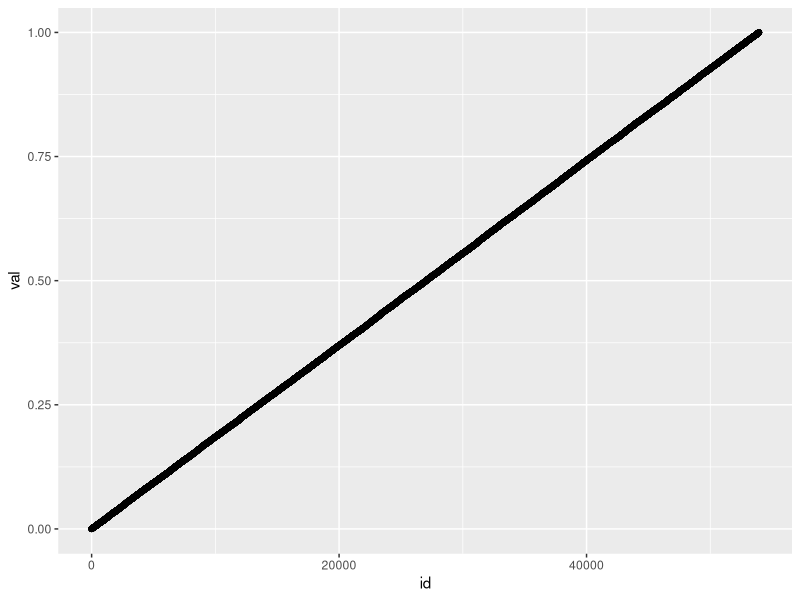
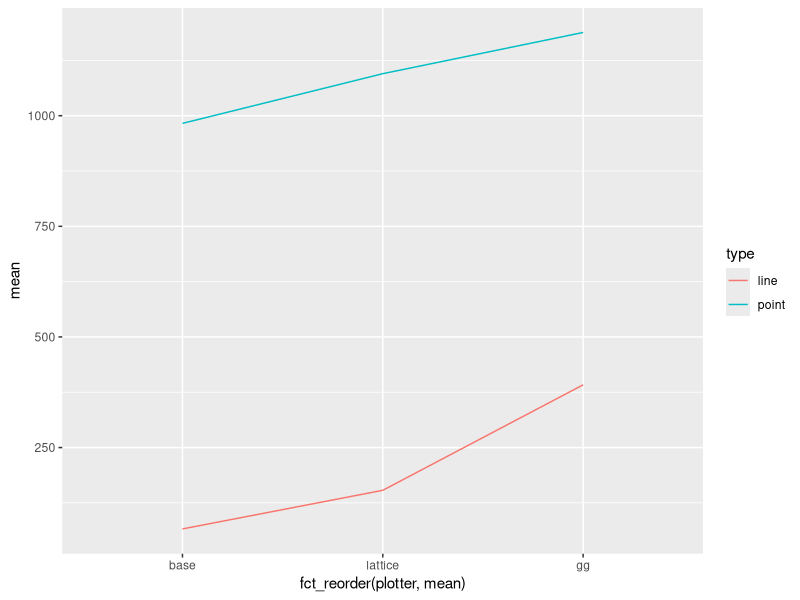
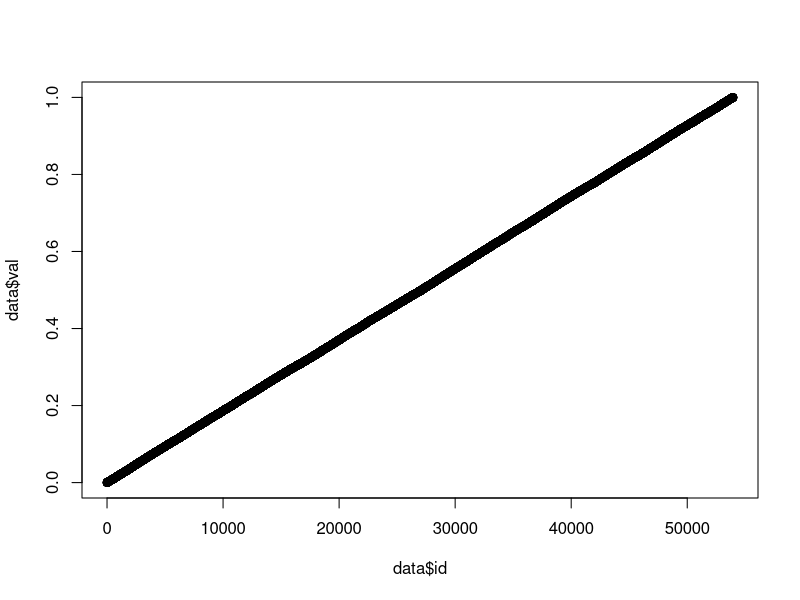
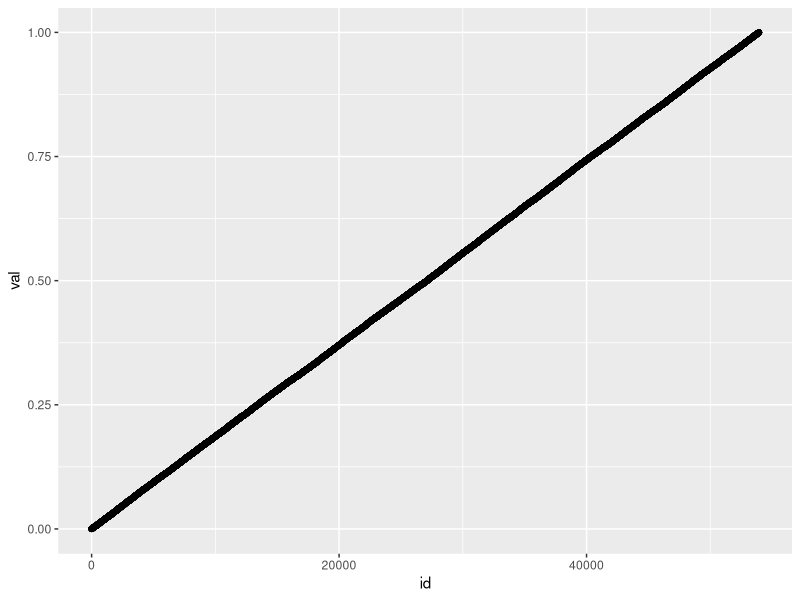
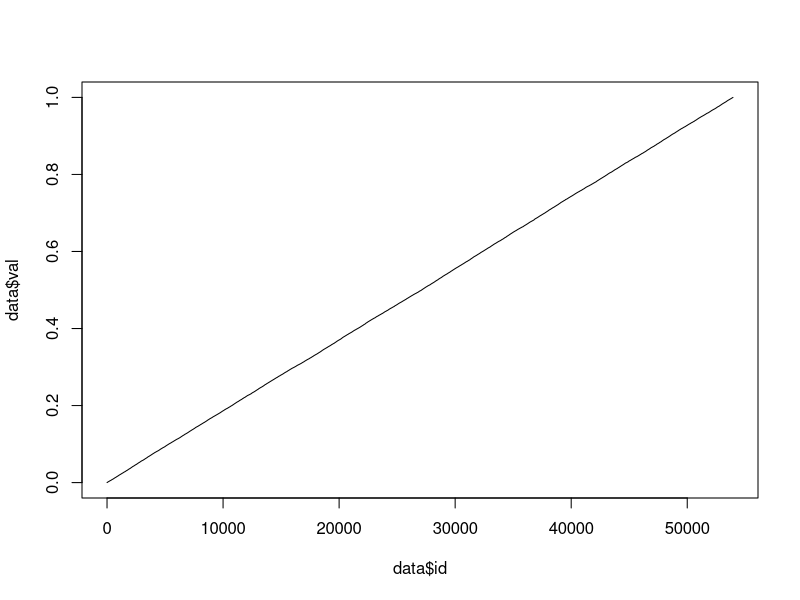
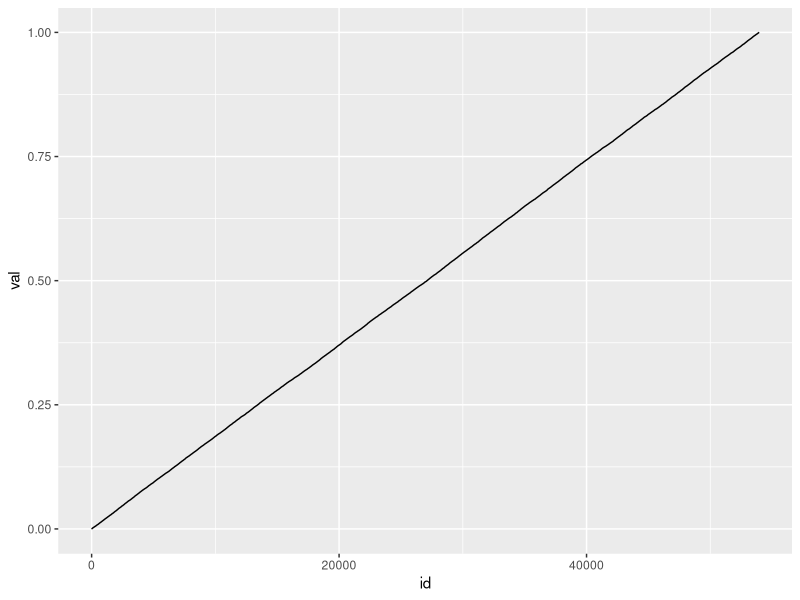
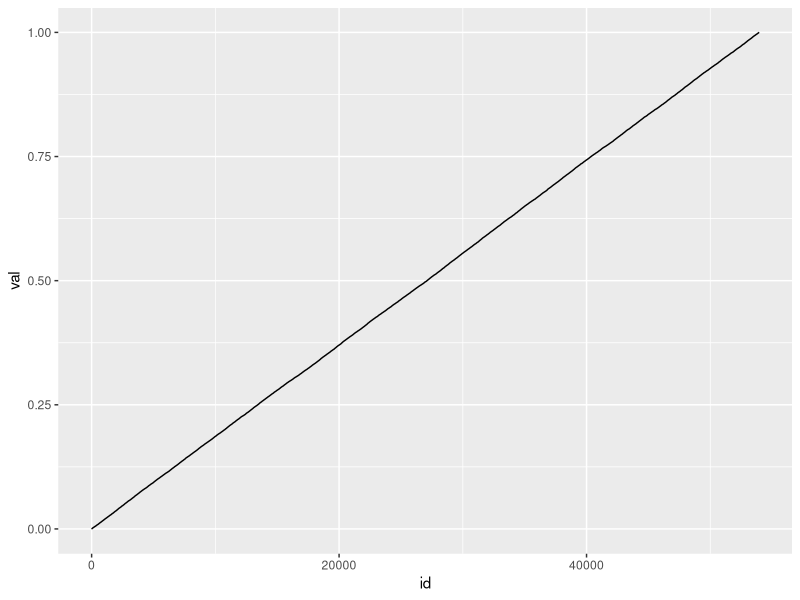
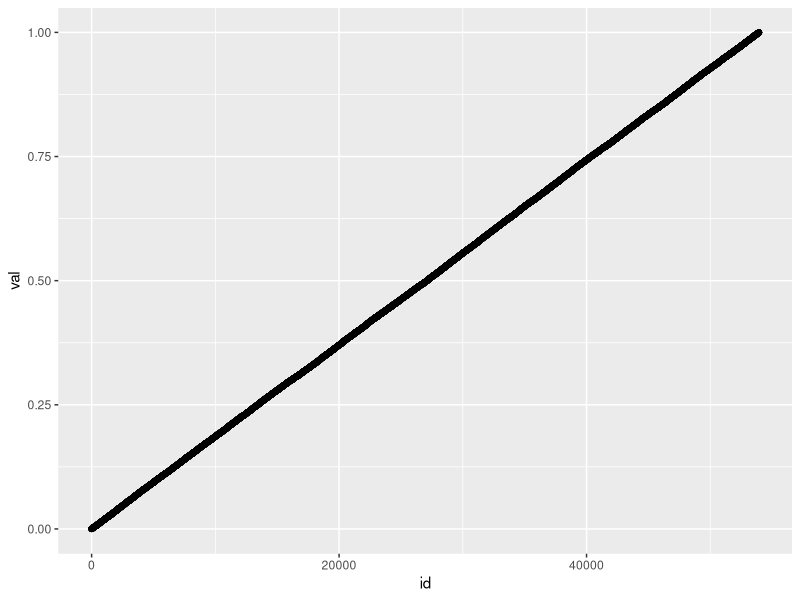

Recreate these plots in R, in order. (Note: this script raises an error after producing the figures.)
## ---- chunk 1
knitr::opts_chunk$set(echo = TRUE)
## ---- chunk 2
library(tidyr)
library(forcats)

library(ggplot2)
library(lattice)
library(grid) 
library(microbenchmark)
## ---- chunk 3
line_point_bencher <- function(data, times = 5) {
  microbenchmark(
    gg_point = {
      png()
      p <- ggplot(data, aes(x = id, y = val)) + geom_point()
      print(p)
      dev.off()
    },
    gg_line = {
      png()
      p <- ggplot(data, aes(x = id, y = val)) + geom_path()
      print(p)
      dev.off()
    },
    base_point = {
      png()
      plot(data$id, data$val)
      dev.off()
    },
    base_line = {
      png()
      plot(data$id, data$val, type = 'l')
      dev.off()
    },
    lattice_point = {
      png()
      print(xyplot(val ~ id, data))
      dev.off()
    },
    lattice_line = {
      png()
      print(xyplot(val ~ id, data, type = 'l'))
      dev.off()
    }, times = times
  )
}

line_point_plotter <- function(data) {
  data %>%
    summary() %>%
    separate(expr, c("plotter", "type"), sep = "_") %>%
    ggplot() +
    geom_line(aes(fct_reorder(plotter, mean), mean, color = type, group = type))
}
## ---- chunk 4
n <- nrow(diamonds)
dat <- function(x) { data.frame(id = 1:x, val = sort(runif(x))) }
ggplot(dat(n), aes(id, val)) + geom_point()
## ---- chunk 5
plots <- line_point_bencher(dat(n))
plots
## ---- chunk 6
line_point_plotter(plots)
## ---- chunk 7
n <- 86400
plots <- line_point_bencher(dat(n))
plots
## ---- chunk 8
line_point_plotter(plots)
## ---- chunk 9
d <- data.frame(id = diamonds$carat, val = diamonds$price)
plots <- line_point_bencher(d)
plots
## ---- chunk 10
line_point_plotter(plots)
